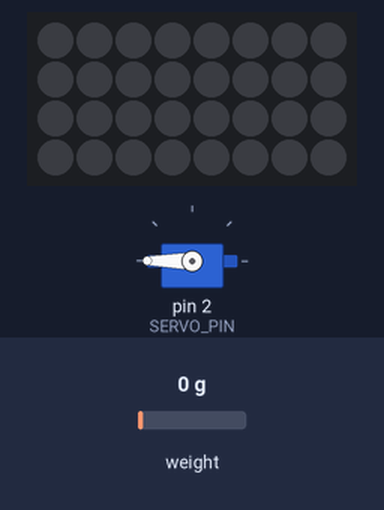
A sketch run on a simulated Arduino Uno, built with avr-gcc and run on an emulated ATmega328P. On the bench: servo, 8×4 RGB LED matrix (first LED top left, wired row by row). The test bench sets the inputs (shaded band); at power-on: weight on the scale 0 g. Dim RGB values are drawn brighter than linear.

Above: at 2.2 s.
2.3 s: weight on the scale set to 1250 g
At 3.5 s:
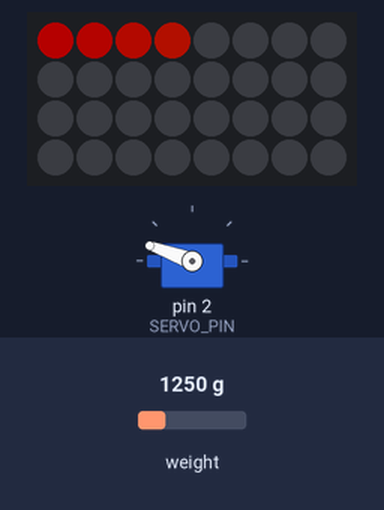
3.9 s: weight on the scale set to 3750 g
At 4.6 s:
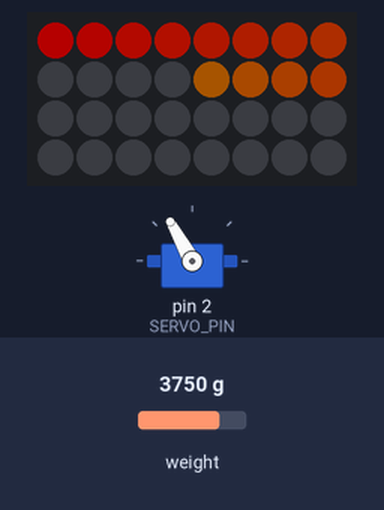
5.5 s: weight on the scale set to 4900 g
At 5.9 s:
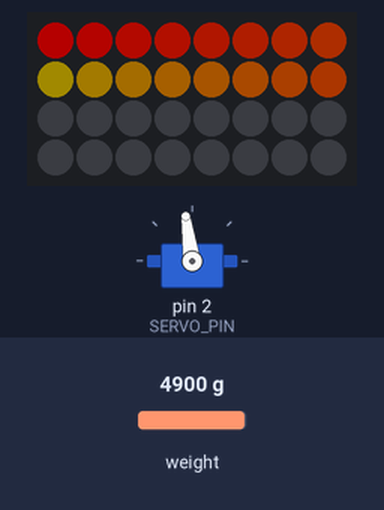
7.1 s: weight on the scale set to 2500 g
At 8.4 s:
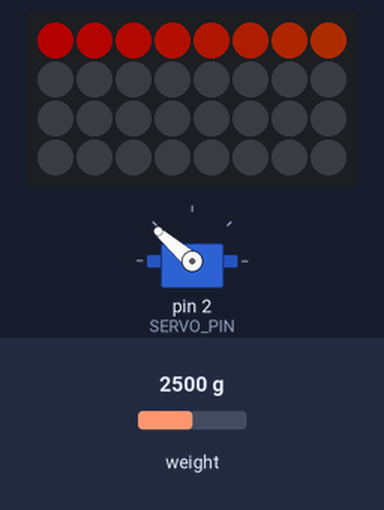
Timing chart, 0 to 9.7 s (numbered marks = the images above; inputs shaded):
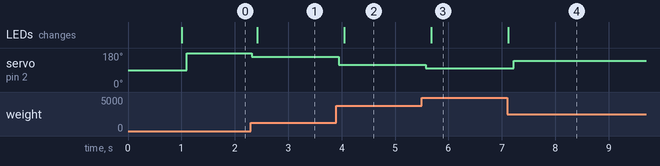

Measured:
- after the input at 2.3 s, servo on pin 2 (SERVO_PIN): 180° → 160° at once; the LEDs: change after 0.12 s (image 1)
- after the input at 3.9 s, servo on pin 2 (SERVO_PIN): 160° → 119° at once; the LEDs: change after 0.15 s (image 2)
- after the input at 5.5 s, servo on pin 2 (SERVO_PIN): 119° → 98° after 0.08 s; the LEDs: change after 0.18 s (image 3)
- after the input at 7.1 s, servo on pin 2 (SERVO_PIN): 98° → 139° after 0.12 s; the LEDs: change at once (image 4)

The sketch:

strength.ino
```cpp
#include <Servo.h>
#include "HX711.h"

#include "leds.h"

#define CALIBRATION_FACTOR -150000

#define SCK_PIN 0
#define DT_PIN 1
#define SERVO_PIN 2

HX711 scale(DT_PIN, SCK_PIN);

Servo servo;
int angle = 0;
int n = 0;

uint32_t ledColorArray[4 * 8];
float brightness = 0.25;

void setup()
{
    scale.set_scale(CALIBRATION_FACTOR);
    scale.tare();

    servo.attach(SERVO_PIN);

    leds.setup_leds();
}
int i = 0;
void loop()
{
    angle = map(scale.get_units(), 0, 8, 180, 15);

    servo.write(angle);

    n = map(scale.get_units(), 0, 8, 0, GRID_HEIGHT * GRID_WIDTH);
    for (size_t i = 0; i < GRID_HEIGHT * GRID_WIDTH; i++)
    {
        if (i < n)
        {
            leds.set_one(i,
                         leds.color(
                             map(i, 0, GRID_HEIGHT * GRID_WIDTH, 255, 0),
                             map(i, 0, GRID_HEIGHT * GRID_WIDTH, 0, 255),
                             0));
        }
        else
        {
            leds.set_one(i, 0);
        }
    }
    leds.update();
    // delay(500);
}
```

consts.h
```cpp
#define LED_PIN 8
#define GRID_WIDTH 8
#define GRID_HEIGHT 4
```

leds.h
```cpp
#ifndef DEF_LEDS
#define DEF_LEDS

#include "consts.h"
#include <Adafruit_NeoPixel.h>

class _leds
{
public:
	uint32_t color(uint8_t r, uint8_t g, uint8_t b);
	uint32_t color(uint8_t r, uint8_t g, uint8_t b, float brightness);

	void turn_off();

	void set_all(uint32_t color);

	void set_one(int n, uint32_t color);
	void set_one(int x, int y, uint32_t color);

	void set_row(int row, uint32_t color);

	void update(void);
	void setup_leds();
	void draw(uint32_t figure[GRID_HEIGHT * GRID_WIDTH]);

private:
	Adafruit_NeoPixel leds = Adafruit_NeoPixel(32, LED_PIN, NEO_GRB + NEO_KHZ800);

	uint32_t ledColorArray[GRID_HEIGHT * GRID_WIDTH];
	float brightness = 0.25;

	bool has_changed = 1;
};

_leds leds;
#endif
```

leds.ino
```cpp
#include "leds.h"

#ifndef my_leds
#define my_leds
uint32_t _leds::color(uint8_t r, uint8_t g, uint8_t b, float brightness)
{
	return leds.Color(r * brightness, g * brightness, b * brightness);
}
uint32_t _leds::color(uint8_t r, uint8_t g, uint8_t b)
{
	return leds.Color(r * brightness, g * brightness, b * brightness);
}

void _leds::turn_off(void)
{
	set_all(0);
	has_changed = 1;
}

void _leds::set_all(uint32_t color)
{
	for (int n = 0; n < GRID_HEIGHT * GRID_WIDTH; n++)
	{

		ledColorArray[n] = color;
	}
	// leds.fill(color);
	has_changed = 1;
}

void _leds::set_one(int n, uint32_t color)
{
	ledColorArray[n] = color;

	has_changed = 1;
}
void _leds::set_row(int row, uint32_t color)
{
	for (int i = 0; i < GRID_HEIGHT; i++)
	{
		ledColorArray[row * GRID_HEIGHT + i] = color;
	}

	has_changed = 1;
}
void _leds::set_one(int x, int y, uint32_t color)
{

	while (x < 0)
	{
		x = GRID_WIDTH + x;
	}
	while (y < 0)
	{
		y = GRID_HEIGHT + y;
	}
	int n = x * GRID_HEIGHT + (((x % 2) == 0) ? ((GRID_HEIGHT - y) - 1) : y);

	ledColorArray[n] = color;

	has_changed = 1;
}

void _leds::update(void)
{
	if (has_changed)
	{
		for (int n = 0; n < GRID_HEIGHT * GRID_WIDTH; n++)
		{
			leds.setPixelColor(n, ledColorArray[n]);
		}
		leds.show();
		has_changed = 0;
	}
}

void _leds::draw(uint32_t figure[GRID_HEIGHT * GRID_WIDTH])
{
	for (int i = 0; i < GRID_HEIGHT * GRID_WIDTH; i++)
	{
		ledColorArray[i] = figure[i];
	}
	has_changed = 1;
}

void _leds::setup_leds()
{
	leds.begin();
	leds.show();
}
#endif
```
